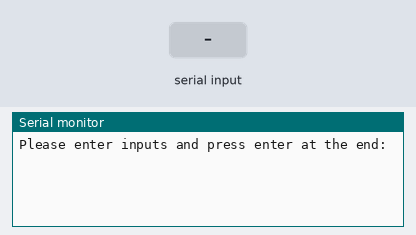
Simulated run of this sketch. Board: Arduino Uno, built with avr-gcc and run on an emulated ATmega328P. On the bench: the last lines printed to the serial monitor. Inputs (shaded band) come from the test bench.

Above: at 1.2 s.
1.3 s: "90,45\n" received over Serial
At 1.48 s:
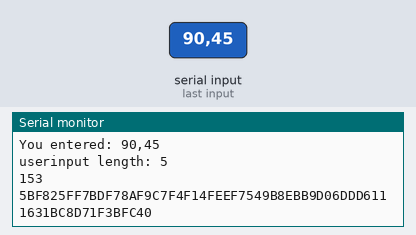
2.8 s: "30,150\n" received over Serial
At 2.98 s:
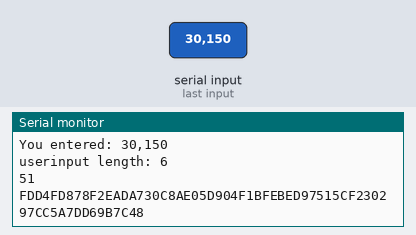
4.4 s: "5\n" received over Serial
At 4.57 s:
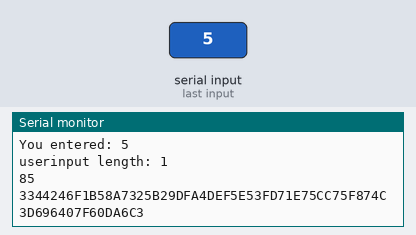
6.0 s: "90\n" received over Serial
At 6.17 s:
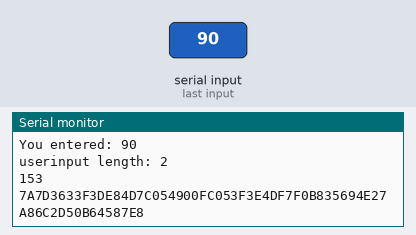
7.6 s: "200\n" received over Serial
At 7.77 s:
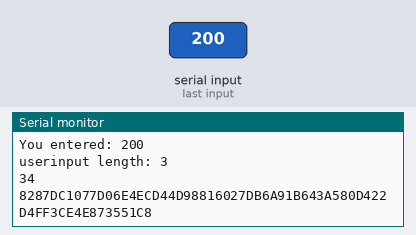
9.2 s: "90,45\n" received over Serial
At 9.38 s:
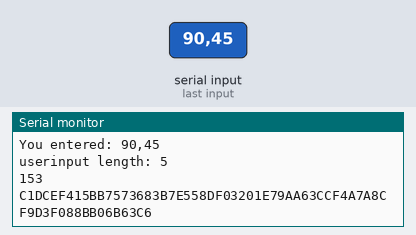
Timing chart, 0 to 11.8 s (numbered marks = the images above; inputs shaded):
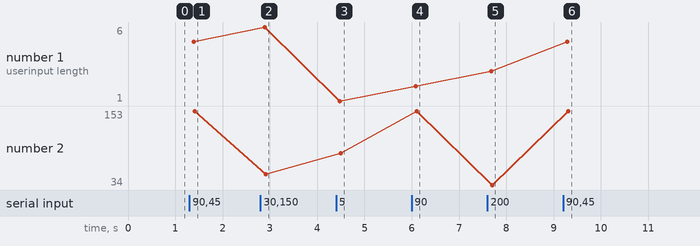

The sketch:

SHA-256_from_serial_hex.ino
```cpp
//now when i think about this, this is hard to test the way it is implemented, and not very practical, but can serve for future implementation
//this is limited to 64 byte input

#include <avr/pgmspace.h>

uint32_t const roundConstants[] PROGMEM = {
	0x428a2f98,0x71374491,0xb5c0fbcf,0xe9b5dba5,0x3956c25b,0x59f111f1,0x923f82a4,0xab1c5ed5,
	0xd807aa98,0x12835b01,0x243185be,0x550c7dc3,0x72be5d74,0x80deb1fe,0x9bdc06a7,0xc19bf174,
	0xe49b69c1,0xefbe4786,0x0fc19dc6,0x240ca1cc,0x2de92c6f,0x4a7484aa,0x5cb0a9dc,0x76f988da,
	0x983e5152,0xa831c66d,0xb00327c8,0xbf597fc7,0xc6e00bf3,0xd5a79147,0x06ca6351,0x14292967,
	0x27b70a85,0x2e1b2138,0x4d2c6dfc,0x53380d13,0x650a7354,0x766a0abb,0x81c2c92e,0x92722c85,
	0xa2bfe8a1,0xa81a664b,0xc24b8b70,0xc76c51a3,0xd192e819,0xd6990624,0xf40e3585,0x106aa070,
	0x19a4c116,0x1e376c08,0x2748774c,0x34b0bcb5,0x391c0cb3,0x4ed8aa4a,0x5b9cca4f,0x682e6ff3,
	0x748f82ee,0x78a5636f,0x84c87814,0x8cc70208,0x90befffa,0xa4506ceb,0xbef9a3f7,0xc67178f2
};

uint32_t overallHashes[] = {
	0x6A09E667,
	0xBB67AE85,
	0x3C6EF372,
	0xA54FF53A,
	0x510E527F,
	0x9B05688C,
	0x1F83D9AB,
	0x5BE0CD19
};

// this will be hashed, max size in bytes - 54
uint8_t input[64];

void CalculateSHA256Block(uint8_t blockLength)
{
  uint8_t paddedInput[64]= {};
  uint32_t words[64];

  //copy input
  for (uint8_t i = 0; i < blockLength; i++)
  {
    paddedInput[i] = input[i];
  }

  uint64_t inputLengthInBits = blockLength * 8;

  // add 1 after the message
  paddedInput[blockLength] = 128;

  for (uint8_t i = 0; i < 8; i++)
  {
    paddedInput[i + 56] = inputLengthInBits >> 56 - (i * 8);
  }

  // convert padded input bytes to words
  for (uint8_t i = 0; i < 16; i++)
  {
    uint32_t currentWord = 0;

    for (uint8_t j = 0; j < 3; j++)
    {
      currentWord += paddedInput[(i * 4) + j];
      currentWord = currentWord << 8;
    }
    currentWord += paddedInput[(i * 4) + 3];

    words[i] = currentWord;
  }

  for (int i = 16; i < 64; i++)
  {
    uint32_t currentWord = SigmaOne(words[i - 2]) + words[i - 7] + SigmaZero(words[i - 15]) + words[i - 16];
    words[i] = currentWord;
  }

  uint32_t a = overallHashes[0];
  uint32_t b = overallHashes[1];
  uint32_t c = overallHashes[2];
  uint32_t d = overallHashes[3];
  uint32_t e = overallHashes[4];
  uint32_t f = overallHashes[5];
  uint32_t g = overallHashes[6];
  uint32_t h = overallHashes[7];

  for (int i = 0; i < 64; i++)
  {
    uint32_t roundConstant = pgm_read_dword(&roundConstants[i]);
    uint32_t t1 = h + EpsilonOne(e) + Ch(e, f, g) + roundConstant + words[i];
    uint32_t t2 = EpsilonZero(a) + Maj(a, b, c);
    h = g;
    g = f;
    f = e;
    e = d + t1;
    d = c;
    c = b;
    b = a;
    a = t1 + t2;
  }

  overallHashes[0] += a;
  overallHashes[1] += b;
  overallHashes[2] += c;
  overallHashes[3] += d;
  overallHashes[4] += e;
  overallHashes[5] += f;
  overallHashes[6] += g;
  overallHashes[7] += h;

  // prints the result
  for (uint8_t i = 0; i < 8; i++)
  {
    Serial.print(overallHashes[i], HEX);
  }

  Serial.println();
}

void setup()
{
	Serial.begin(9600);
}

void loop()
{
	static boolean needPrompt = true;
	char* userInput;

	if (needPrompt)
	{
		Serial.print("Please enter inputs and press enter at the end:\n");
		needPrompt = false;
	}

	userInput = serialString();

	if (userInput != NULL)
	{
		Serial.print("You entered: ");
		Serial.println(userInput);
		Serial.print("userinput length: ");

    //Determine user input length
    uint8_t stringLength = 0;

    while (userInput[stringLength] != '\0')
    {
      stringLength++;
    }

	  Serial.println(stringLength);

		needPrompt = true;

    for (uint8_t i = 0; i < stringLength; i += 2)
    {
      input[i / 2] = HexChars2byte(userInput[i], userInput[i + i]);
    }

    stringLength /= 2;
    Serial.println(input[0]);

    CalculateSHA256Block(stringLength);
	}
}

uint32_t SigmaZero(uint32_t x)
{
	uint32_t result = RotateRight(x, 7) ^ RotateRight(x, 18) ^ (x >> 3);
	return result;
}

uint32_t SigmaOne(uint32_t x)
{
	uint32_t result = RotateRight(x, 17) ^ RotateRight(x, 19) ^ (x >> 10);
	return result;
}

uint32_t RotateRight(uint32_t input, byte numberOfRotations)
{
	return (input >> numberOfRotations) | (input << (32 - numberOfRotations));
}

uint32_t Ch(uint32_t x, uint32_t y, uint32_t z)
{
	uint32_t result = (x & y) ^ (~x & z);
	return result;
}

uint32_t Maj(uint32_t x, uint32_t y, uint32_t z)
{
	uint32_t result = (x & y) ^ (x & z) ^ (y & z);
	return result;
}

uint32_t EpsilonZero(uint32_t x)
{
	uint32_t result = RotateRight(x, 2) ^ (RotateRight(x, 13)) ^ (RotateRight(x, 22));
	return result;
}

uint32_t EpsilonOne(uint32_t x)
{
	uint32_t result = RotateRight(x, 6) ^ (RotateRight(x, 11)) ^ (RotateRight(x, 25));
	return result;
}

char* serialString()
{
	static char str[64]; // For strings of max length=64

	if (!Serial.available())
	{
		return NULL;
	}

	delay(64); // wait for all characters to arrive
	memset(str, 0, sizeof(str)); // clear str
	byte count = 0;

	while (Serial.available())
	{
		char c = Serial.read();
		if (c >= 32 && count < sizeof(str) - 1)
		{
			str[count] = c;
			count++;
		}
	}

	str[count] = '\0'; // make it a zero terminated string
	return str;
}

uint8_t HexChars2byte(char firstChar, char secondChar)
{
	char chars[2];
	chars[0] = firstChar;
	chars[1] = secondChar;

	uint8_t output[2];

	for (uint8_t i = 0; i < 2; i++)
	{
		if (chars[i] >= '0' && chars[i] <= '9')
		{
			output[i] = chars[i] - '0';
		}
		else if (chars[i] >= 'A' && chars[i] <= 'F')
		{
			output[i] = chars[i] - 'A' + 10;
		}
		else if (chars[i] >= 'a' && chars[i] <= 'f')
		{
			output[i] = chars[i] - 'a' + 10;
		}
		else
		{
			return NULL;
		}
	}

	uint8_t result = output[0] * 16 + output[1];
	return result;
}
```

Measured:
- after the input at 1.3 s, the serial monitor: prints a new line after 0.07 s (image 1)
- after the input at 2.8 s, the serial monitor: prints a new line after 0.07 s (image 2)
- after the input at 4.4 s, the serial monitor: prints a new line after 0.07 s (image 3)
- after the input at 6.0 s, the serial monitor: prints a new line after 0.07 s (image 4)
- after the input at 7.6 s, the serial monitor: prints a new line after 0.07 s (image 5)
- after the input at 9.2 s, the serial monitor: prints a new line after 0.07 s (image 6)
- plotted number 1: 1 → 2 after the input at 6.0 s, 3 → 5 after the input at 9.2 s
- plotted number 2: 153 → 51 after the input at 2.8 s, 51 → 85 after the input at 4.4 s, 85 → 153 after the input at 6.0 s, 153 → 34 after the input at 7.6 s, 34 → 153 after the input at 9.2 s
